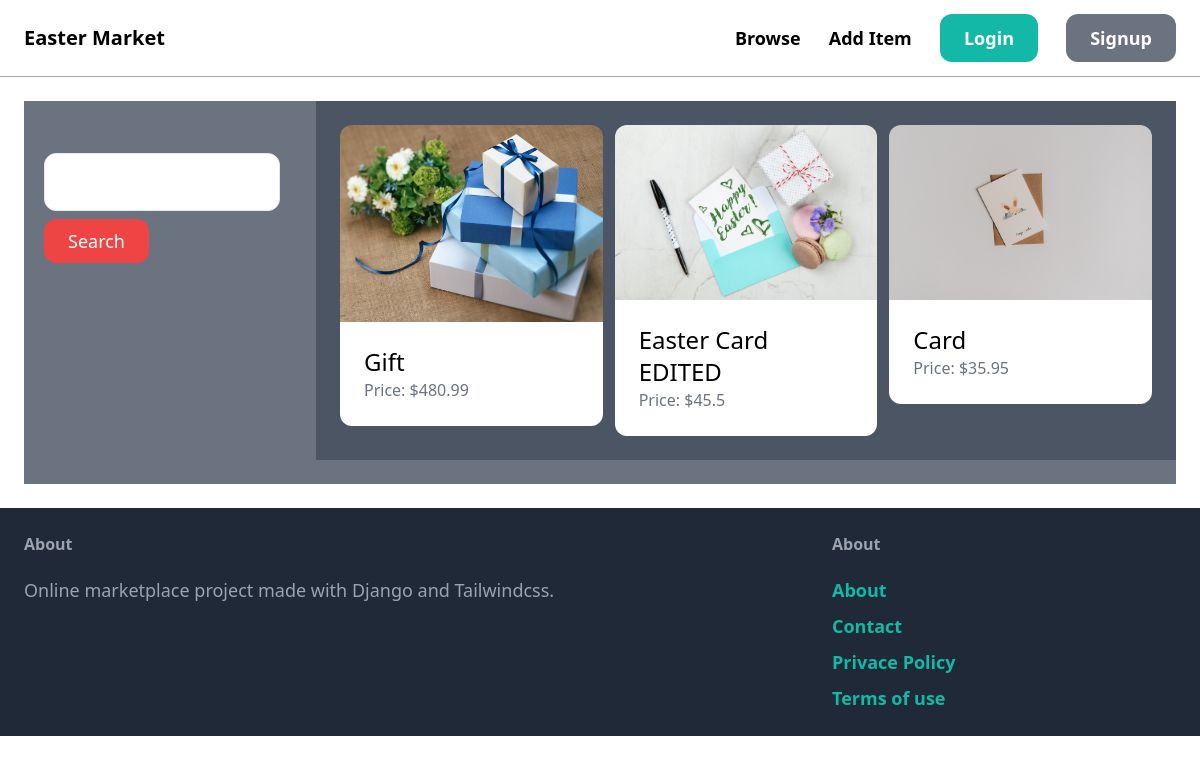
Page /items/ on the earlier database version.
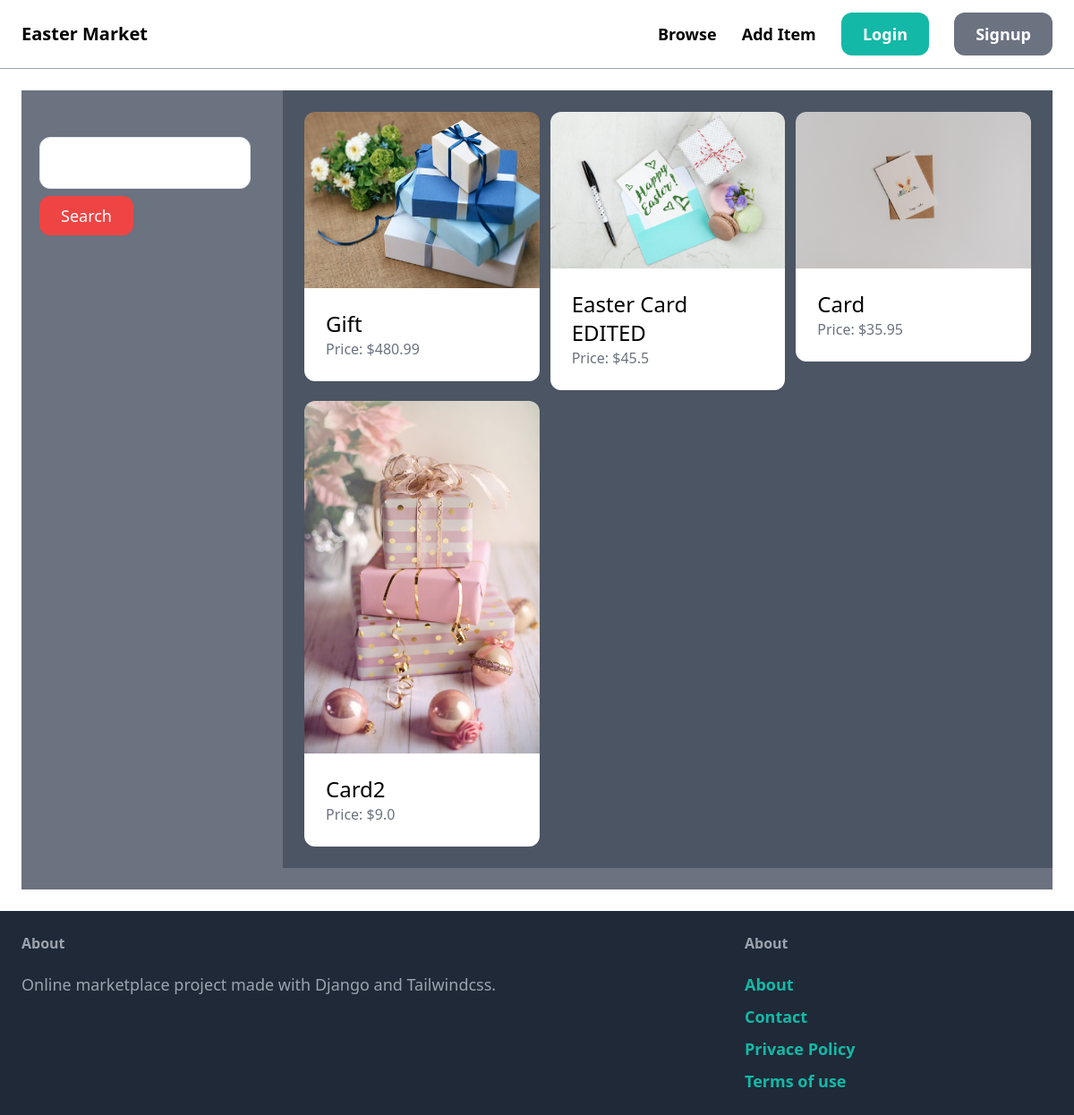
Same page on the later database version.
### item/models.py (models this page shows, shortened)
class Item(models.Model):
    name = models.CharField(max_length=255)
    category = models.ForeignKey(Category, related_name="items", on_delete=models.CASCADE)
    description = models.TextField(blank=True, null=True)
    price = models.FloatField()
    image = models.ImageField(upload_to="items_images", blank=True, null=True)
    is_sold = models.BooleanField(default=False)
    created_by = models.ForeignKey(User, related_name="items", on_delete=models.CASCADE)
    created_at = models.DateTimeField(auto_now_add=True)

### item/views.py (the view)
# urls.py: path('',views.items, name='items'),
def items(request):
    query = request.GET.get('query','')
    items = Item.objects.filter(is_sold = False)
    if query:
        items = items.filter(Q(name__icontains=query) | Q(description__icontains=query))
    return render(request, 'item/items.html', {
        'items': items,
        'query':query,
    })

### item/templates/item/items.html (shortened to what this page needs)
{% extends 'core/base.html' %}
{%block content%}
    <div class="pb-6 grid grid-cols-4 gap-4 bg-gray-500">
        <div class="col-span-1 p-5">
            <form method="get" action="{% url 'item:items' %}" >
                <input name="query" class=" mt-8 w-full  py-4 px-6 border rounded-xl" type="text" value="{{query}}">
                <button class=" py-2 mt-2 px-6 text-lg bg-red-500 text-white rounded-xl">Search</button>
            </form>
        </div>
        <div class="col-span-3">
        <div class="p-6 bg-gray-600">
            <div class="grid grid-cols-3 gap-3">
                {%for item in items%}
                <div>
                    <a href="{% url 'item:detail' item.id %}">
                        <img src="{{item.image.url}}" class="rounded-t-xl">
                        <div class="p-6 bg-white rounded-b-xl">
                            <h2 class="text-2xl">{{ item.name}}</h2>
                            <p class="text-gray-500">Price: ${{item.price}} </p>
                        </div>
                    </a>
                </div>
                {% endfor %}
            </div>
        </div>
    </div>
    </div>
    {%endblock%}

Differences in the rows shown:
added Item: image (picture), name "Card2", price "9.0"
